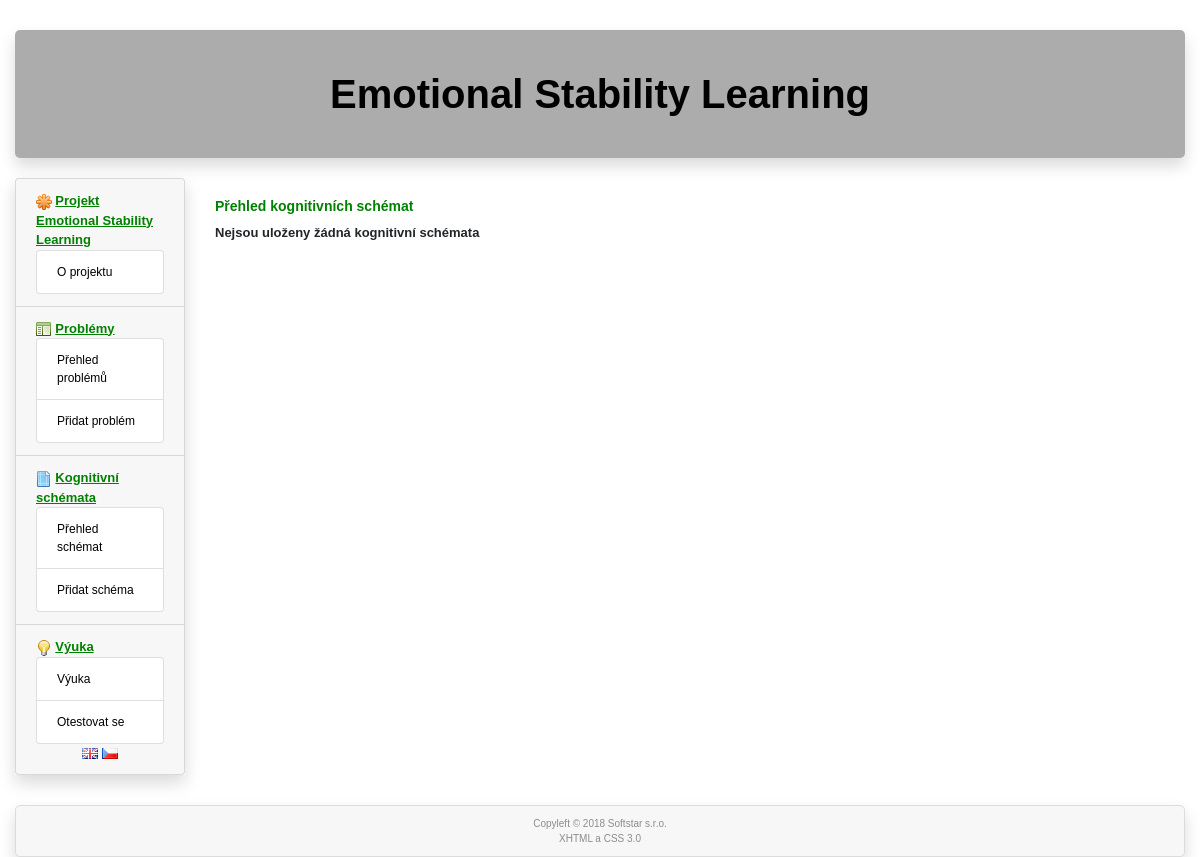
/cs/c-schema-overview, run on an earlier commit of the app's database.
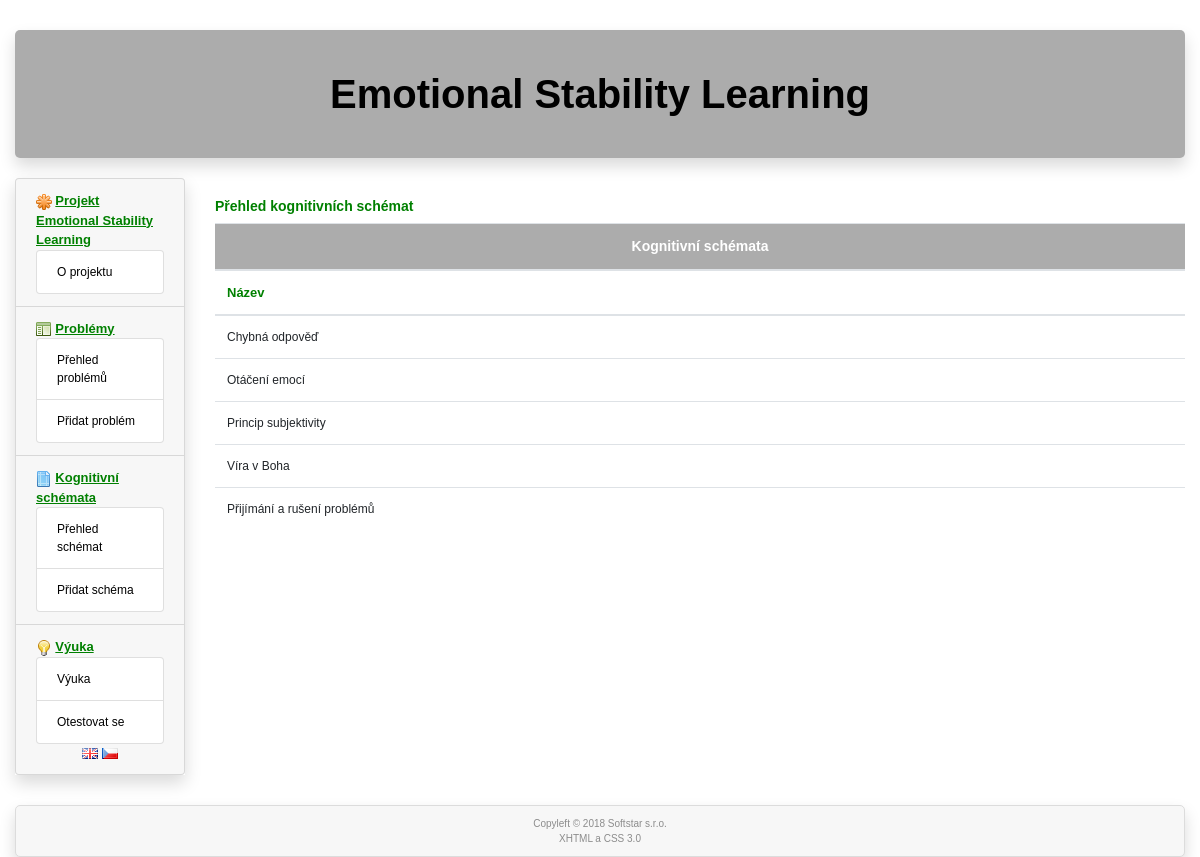
And on a later commit of the database.
### tables this page shows
CREATE TABLE `cog_schema` (
  `id` int(11) NOT NULL,
  `id_lang` int(11) NOT NULL,
  `name` varchar(40) NOT NULL,
  `deleted` int(1) NOT NULL DEFAULT '0'
);

### www/administrator/includes/index.php (called while the page is built, shortened)
<?php
  $uri = array($_SERVER['REQUEST_URI']);
  $tmp = preg_split("/\//", $uri[0]);
  $lang = $tmp[1];
  $router = RouterController::getInstance();
  $router->ctrMain(array($_SERVER['REQUEST_URI']));
  $router->showView();
?>

### www/administrator/includes/controllers/CSchemaOverviewController.php (called while the page is built, shortened)
<?php
class CSchemaOverviewController extends Controller
{
  public function ctrMain($parameters)
  {
    $cschemaModel = new CSchemaModel();
    $cschemas = $cschemaModel->selectAll();
  }
}
?>

### www/administrator/models/DbModel.php (called while the page is built, shortened)
<?php
  class DbModel extends cdb
  {
    static private $instance = null;
    static function getInstance()
    {
      if (self::$instance == null)
      {
        self::$instance = new DbModel();
      }
      return self::$instance;
    }
    function selectOne($table, array $keys)
    {
      $query = "select * from $table where";
      $i = 0;
      foreach($keys as $name => $value)
      {
        if ($i)
        {
          $query .= " and $name=$value";
        }
        else
        {
          $query .= " $name=$value";
          $i = 1;
        }
      }
      $query .= ";";
      if (!$this->query($query))
      {
        RouterController::getInstance()->setError("DbModel::selectOne():".$this->get_error().'<br /><br />'.$query.'<br />');
      }
      $arr = $this->get_array();
      return $arr;
    }
    function selectArray(array $tables, array $collums, array $keys, $order = '')
    {
      $query = "select ";
      $i = 0;
      foreach($collums as $collum)
      {
        if ($i)
        {
          $query .= ", $collum";
        }
        else
        {
          $query .= "$collum";
          $i = 1;
        }
      }
      $query .= " from ";
      $i = 0;
      foreach($tables as $table)
      {
        if ($i)
        {
          $query .= ", $table";
        }
        else
        {
          $query .= "$table";
          $i = 1;
        }
      }
      if (!empty($keys))
      {
        $query .= " where";
        $i = 0;
        foreach($keys as $name => $value)
        {
          if ($i)
          {
            $query .= " and $name=$value";
          }
          else
          {
            $query .= " $name=$value";
            $i = 1;
          }
        }
      }
      if ($order != '') {
        $query .= " order by $order;";
      }
      else
      {
        $query .= ';';
      }
      if (!$this->query($query))
      {
        RouterController::getInstance()->setError('DbModel::selectArray():'.$this->get_error().'<br /><br />'.$query.'<br />');
      }
      else
      {
        $i = 0;
        while ($item=$this->get_array())
        {
          if (!empty($item))
          {
            $arr[$i] = $item;
            $i++;
          }
        }
      }
      return $arr;
    }
  }
?>

### www/administrator/models/CSchemaModel.php (called while the page is built, shortened)
<?php
class CSchemaModel
{
    public function selectAll()
    {
        global $lang;
        $db = DbModel::getInstance();
        $langModel = new LanguagesModel();
        $language = $langModel->selectByTextId("'".htmlspecialchars($lang, ENT_QUOTES)."'");
        $cog_schemas = $db->selectArray(array ('cog_schema'), array ('*'), array ('id_lang' => $language['id']), 'id asc');
        return $cog_schemas;
    }
}
?>

### www/administrator/models/LanguagesModel.php (called while the page is built, shortened)
<?php
class LanguagesModel
{
  public function selectByTextId($id)
  {
      $db = DbModel::getInstance();
      $language = $db->selectOne('languages', array ('text_id' => $id));
      return $language;
  }
}
?>

### www/administrator/models/cdb.php (called while the page is built, shortened)
<?php
class cdb {
  private $data, $querystring, $error, $conn;
  public $server, $user, $password, $db_name;
  function __construct()
  {
    require("./administrator/cfg/sql.php");
    $this->conn = null;
  }
  function connect() {
    $options=array(
      PDO::ATTR_ERRMODE => PDO::ERRMODE_EXCEPTION,
      PDO::MYSQL_ATTR_INIT_COMMAND => "SET NAMES utf8"
      );
    try {
            $this->conn = @new PDO("mysql:host=".$this->server.";dbname=".$this->db_name, $this->user, $this->password, $options);
    } catch (PDOException $e) {
        $error = 'DB connection failed: ' . $e->getMessage();
    }
    return(1);
  }
  function query($dotaz) {
    $error = '';
    try {
      $this->data=$this->conn->prepare($dotaz);
    } catch (PDOException $e) {
      $error = 'Preparation of query failed: ' . $e->getMessage();
      $this->data=null;
    }
    $result2 = 0;
    if ($error == '')
    {
      try {
          $result2 = $this->data->execute();
      } catch (PDOException $e) {
          $error = 'Execution of query failed: ' . $e->getMessage();
          $this->data=null;
      }
    }
    else
    {
      $this->error = $error;
      $result2 = false;
    }
    if ($result2) { return 1; }
    else  {return 0;}
  }
  function get_array() {
    $arr = array();
    if ($this->data) $arr = $this->data->fetch(PDO::FETCH_ASSOC);
    if (!empty($arr)) {return ($arr); }
    else { return 0; }
  }
};
?>

### www/administrator/cfg/sql.php (called while the page is built)
<?php
  $this->server='localhost';
  $this->user='emotions';
  $this->password='3M0710n5@#';
  $this->db_name='emotions';
?>

### www/administrator/includes/controllers/RouterController.php (called while the page is built, shortened)
<?php
class RouterController extends Controller
{
  protected $controller;
  private function camelNotation($text)
  {
    $sentence = str_replace('-', ' ', $text);
    $sentence = ucwords($sentence);
    $sentence = str_replace(' ', '', $sentence);
    return $sentence;
  }
  private function parseURL($url)
  {
    $parsedURL = parse_url($url);
    $parsedURL["path"] = ltrim($parsedURL["path"], "/");
    $parsedURL["path"] = trim($parsedURL["path"]);
    $divPath = explode("/", $parsedURL["path"]);
    return $divPath;
  }
  public function ctrMain($parameters)
  {
      $parsedURL = $this->parseURL($parameters[0]);
      global $expressions, $lang;
      $tmp = array_shift($parsedURL);
    if (empty($parsedURL[0]))
    {
      $this->controller = new HomePageController();
    }
    else
    {
      $view = array_shift($parsedURL);
      $controllerClass = $this->camelNotation($view) . 'Controller';
      if (file_exists('./administrator/includes/controllers/' . $controllerClass . '.php'))
      {
        if ($view == 'error')
        {
          $this->controller = new $controllerClass('');
        }
        else
        {
          $this->controller = new $controllerClass;
        }
      }
      else
      {
        $this->controller= new ErrorController($expressions['Error 404: page not found']);
      }
    }
    $this->controller->ctrMain($parsedURL);
  }
}
?>

### www/administrator/includes/views/cschemaOverview.phtml (the view)
<?php global $expressions, $lang; ?>
        <div class="col-sm-10">
          <h4><?=$expressions['Cognitive schemas overview']?></h4>
          <?php
             $num = count($cschemas);
             if (!$num) {
          ?>
          <div class="message"><?=$expressions['There are not saved any cognitive schemas']?></div>
          <?php
            } else {
          ?>
          <div class="table-responsive">
            <table class="table table-hover">
              <thead>
                <tr><th class="caption text-center"><?=$expressions['Cognitive schemas']?></th></tr>
                <tr><th><?=$expressions['Name']?></th></tr>
              </thead>
              <tbody>
            <?php
              foreach ($cschemas as $cschema) {
            ?>
                <tr>
                  <td><?php echo($cschema['name']); ?></td>
                </tr>
        <?php } ?>
              </tbody>
            </table>
          </div>
      <?php } ?>
        </div>

What changed in the data, as far as the page shows it:
now on this page (row edited): cog_schema: name "Chybná odpověď"
now on this page (row edited): cog_schema: name "Otáčení emocí"
now on this page (row edited): cog_schema: name "Princip subjektivity"
now on this page (row edited): cog_schema: name "Ví­ra v Boha"
now on this page (row edited): cog_schema: name "Přijímání a rušení problémů"
Also different on the page:
$expressions['Cognitive schemas']: (not shown) → "Kognitivní schémata"
$expressions['Name']: (not shown) → "Název"
$expressions['There are not saved any cognitive schemas']: "Nejsou uloženy žádná kognitivní schémata" → (not shown)
